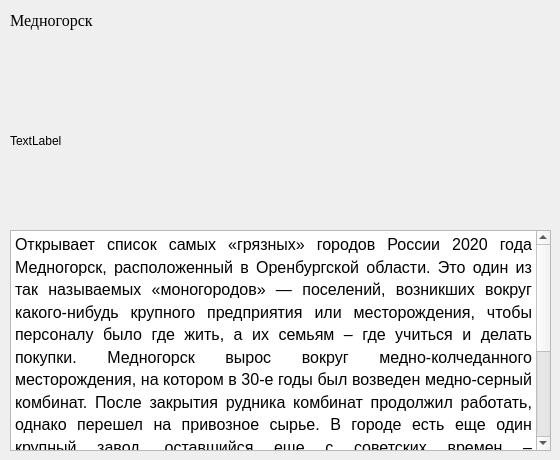
    <widget class="QWidget" name="page_mednogorsk">
     <widget class="QTextEdit" name="textEdit_mednogorsk">
      <property name="geometry">
       <rect>
        <x>10</x>
        <y>230</y>
        <width>541</width>
        <height>221</height>
       </rect>
      </property>
      <property name="readOnly">
       <bool>true</bool>
      </property>
      <property name="html">
       <string>&lt;!DOCTYPE HTML PUBLIC &quot;-//W3C//DTD HTML 4.0//EN&quot; &quot;http://www.w3.org/TR/REC-html40/strict.dtd&quot;&gt;
&lt;html&gt;&lt;head&gt;&lt;meta name=&quot;qrichtext&quot; content=&quot;1&quot; /&gt;&lt;style type=&quot;text/css&quot;&gt;
p, li { white-space: pre-wrap; }
&lt;/style&gt;&lt;/head&gt;&lt;body style=&quot; font-family:'MS Shell Dlg 2'; font-size:7.8pt; font-weight:400; font-style:normal;&quot;&gt;
&lt;p align=&quot;justify&quot; style=&quot; margin-top:12px; margin-bottom:12px; margin-left:0px; margin-right:0px; -qt-block-indent:0; text-indent:0px; line-height:125%;&quot;&gt;&lt;span style=&quot; font-family:'Times New Roman'; font-size:12pt; color:#000000;&quot;&gt;Открывает список самых «грязных» городов России 2020 года Медногорск, расположенный в Оренбургской области. Это один из так называемых «моногородов» — поселений, возникших вокруг какого-нибудь крупного предприятия или месторождения, чтобы персоналу было где жить, а их семьям – где учиться и делать покупки. Медногорск вырос вокруг медно-колчеданного месторождения, на котором в 30-е годы был возведен медно-серный комбинат. После закрытия рудника комбинат продолжил работать, однако перешел на привозное сырье. В городе есть еще один крупный завод, оставшийся еще с советских времен – «Уралэлектро». Но «промышленный» воздух – не единственная экологическая проблема Медногорска. Рудник оставил после себя наследие – карьер, в котором добывали медь. За полвека в него натекло воды, которая окрасилась в ядовито-зеленый цвет и начала просачиваться в грунтовые воды, постепенно их отравляя. В местной речке эксперты-экологи обнаружили рекордные значения меди и цинка, превышающие нормативы более чем в 30 раз!&lt;/span&gt;&lt;/p&gt;&lt;/body&gt;&lt;/html&gt;</string>
      </property>
     </widget>
     <widget class="QLabel" name="label_photo_mednogorsk">
      <property name="geometry">
       <rect>
        <x>10</x>
        <y>50</y>
        <width>541</width>
        <height>181</height>
       </rect>
      </property>
      <property name="text">
       <string>TextLabel</string>
      </property>
     </widget>
     <widget class="QLabel" name="label_title_mednogorsk">
      <property name="geometry">
       <rect>
        <x>10</x>
        <y>0</y>
        <width>151</width>
        <height>41</height>
       </rect>
      </property>
      <property name="font">
       <font>
        <family>Times New Roman</family>
        <pointsize>12</pointsize>
        <weight>12</weight>
        <italic>false</italic>
        <bold>false</bold>
       </font>
      </property>
      <property name="styleSheet">
       <string notr="true">font: 100 12pt &quot;Times New Roman&quot;;</string>
      </property>
      <property name="text">
       <string>Медногорск</string>
      </property>
     </widget>
    </widget>
